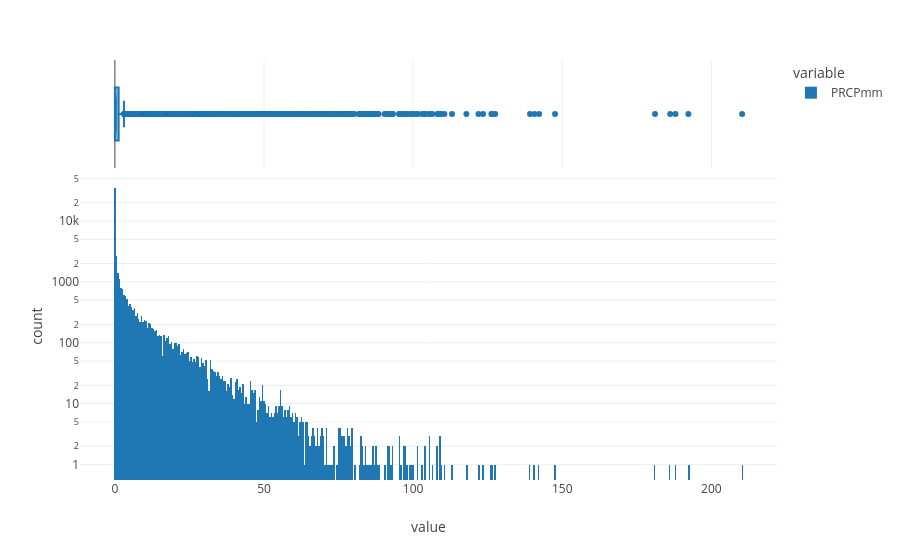

This figure's notebook cell:
### Code cell
# simple histogram of data
px.histogram(dummy.PRCPmm, marginal="box", template='none',log_y=True)

### Figure 1 — Plotly figure (JSON) as saved in the notebook; plotly's stock layout.template omitted (floating-point values rounded to 4 significant figures; data arrays with more than 128 entries replaced by an {"elided": "..."} marker saying what was removed)
{"data": [{"alignmentgroup": "True", "bingroup": "x", "hovertemplate": "variable=PRCPmm<br>value=%{x}<br>count=%{y}<extra></extra>", "legendgroup": "PRCPmm", "marker": {"color": "#1F77B4", "pattern": {"shape": ""}}, "name": "PRCPmm", "offsetgroup": "PRCPmm", "orientation": "v", "showlegend": true, "type": "histogram", "x": {"elided": "52687 float values"}, "xaxis": "x", "yaxis": "y"}, {"alignmentgroup": "True", "hovertemplate": "variable=PRCPmm<br>value=%{x}<extra></extra>", "legendgroup": "PRCPmm", "marker": {"color": "#1F77B4"}, "name": "PRCPmm", "notched": true, "offsetgroup": "PRCPmm", "showlegend": false, "type": "box", "x": {"elided": "52687 float values"}, "xaxis": "x2", "yaxis": "y2"}], "layout": {"barmode": "relative", "legend": {"title": {"text": "variable"}, "tracegroupgap": 0}, "margin": {"t": 60}, "xaxis": {"anchor": "y", "domain": [0, 1], "title": {"text": "value"}}, "xaxis2": {"anchor": "y2", "domain": [0, 1], "matches": "x", "showgrid": true, "showticklabels": false}, "yaxis": {"anchor": "x", "domain": [0, 0.7326], "title": {"text": "count"}, "type": "log"}, "yaxis2": {"anchor": "x2", "domain": [0.7426, 1], "matches": "y2", "showgrid": false, "showline": false, "showticklabels": false, "ticks": ""}}}
